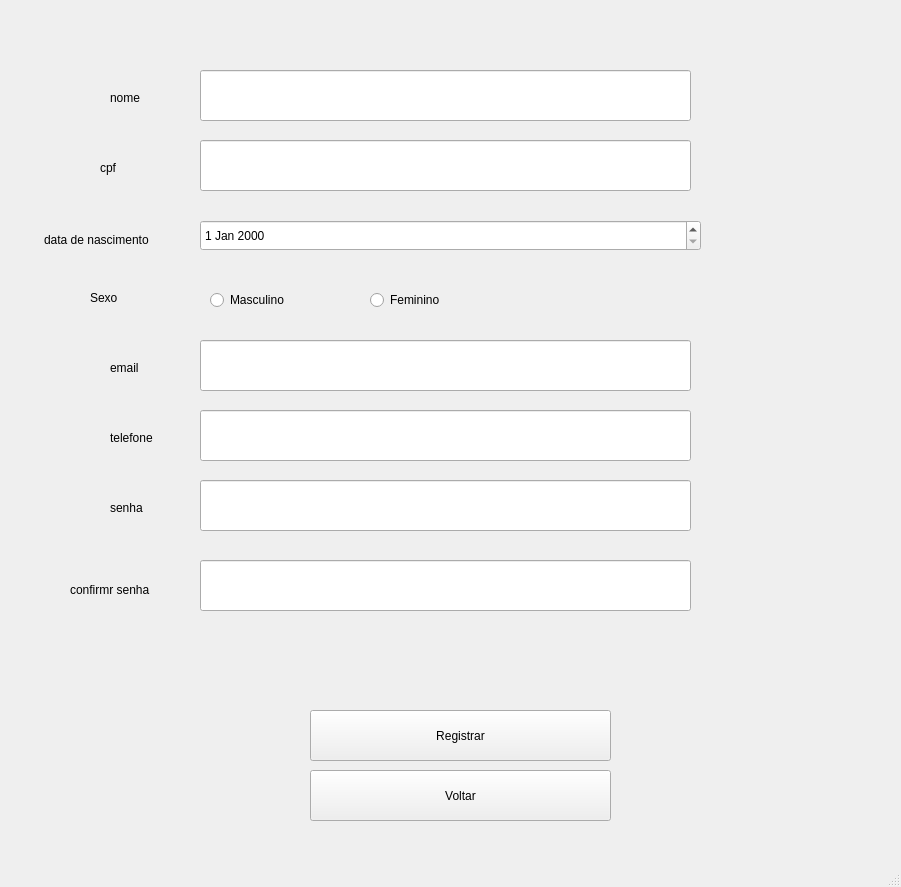
<?xml version="1.0" encoding="UTF-8"?>
<ui version="4.0">
 <class>MainWindow</class>
 <widget class="QMainWindow" name="MainWindow">
  <property name="geometry">
   <rect>
    <x>0</x>
    <y>0</y>
    <width>901</width>
    <height>887</height>
   </rect>
  </property>
  <property name="windowTitle">
   <string>MainWindow</string>
  </property>
  <widget class="QWidget" name="centralwidget">
   <widget class="QLineEdit" name="lineEdit_2">
    <property name="geometry">
     <rect>
      <x>200</x>
      <y>140</y>
      <width>491</width>
      <height>51</height>
     </rect>
    </property>
    <property name="text">
     <string/>
    </property>
    <property name="maxLength">
     <number>11</number>
    </property>
   </widget>
   <widget class="QLineEdit" name="lineEdit_4">
    <property name="geometry">
     <rect>
      <x>200</x>
      <y>340</y>
      <width>491</width>
      <height>51</height>
     </rect>
    </property>
   </widget>
   <widget class="QLineEdit" name="lineEdit_5">
    <property name="geometry">
     <rect>
      <x>200</x>
      <y>410</y>
      <width>491</width>
      <height>51</height>
     </rect>
    </property>
    <property name="maxLength">
     <number>11</number>
    </property>
   </widget>
   <widget class="QLineEdit" name="lineEdit_7">
    <property name="geometry">
     <rect>
      <x>200</x>
      <y>560</y>
      <width>491</width>
      <height>51</height>
     </rect>
    </property>
   </widget>
   <widget class="QPushButton" name="pushButton">
    <property name="geometry">
     <rect>
      <x>310</x>
      <y>710</y>
      <width>301</width>
      <height>51</height>
     </rect>
    </property>
    <property name="text">
     <string>Registrar</string>
    </property>
   </widget>
   <widget class="QPushButton" name="pushButton_2">
    <property name="geometry">
     <rect>
      <x>310</x>
      <y>770</y>
      <width>301</width>
      <height>51</height>
     </rect>
    </property>
    <property name="text">
     <string>Voltar</string>
    </property>
   </widget>
   <widget class="QLineEdit" name="lineEdit">
    <property name="geometry">
     <rect>
      <x>200</x>
      <y>70</y>
      <width>491</width>
      <height>51</height>
     </rect>
    </property>
    <property name="text">
     <string/>
    </property>
   </widget>
   <widget class="QLabel" name="label">
    <property name="geometry">
     <rect>
      <x>110</x>
      <y>90</y>
      <width>55</width>
      <height>16</height>
     </rect>
    </property>
    <property name="text">
     <string>nome</string>
    </property>
   </widget>
   <widget class="QLabel" name="label_2">
    <property name="geometry">
     <rect>
      <x>100</x>
      <y>160</y>
      <width>55</width>
      <height>16</height>
     </rect>
    </property>
    <property name="text">
     <string>cpf</string>
    </property>
   </widget>
   <widget class="QLabel" name="label_3">
    <property name="geometry">
     <rect>
      <x>44</x>
      <y>230</y>
      <width>121</width>
      <height>20</height>
     </rect>
    </property>
    <property name="text">
     <string>data de nascimento</string>
    </property>
   </widget>
   <widget class="QLabel" name="label_4">
    <property name="geometry">
     <rect>
      <x>110</x>
      <y>360</y>
      <width>55</width>
      <height>16</height>
     </rect>
    </property>
    <property name="text">
     <string>email</string>
    </property>
   </widget>
   <widget class="QLabel" name="label_5">
    <property name="geometry">
     <rect>
      <x>110</x>
      <y>430</y>
      <width>55</width>
      <height>16</height>
     </rect>
    </property>
    <property name="text">
     <string>telefone</string>
    </property>
   </widget>
   <widget class="QLabel" name="label_6">
    <property name="geometry">
     <rect>
      <x>110</x>
      <y>500</y>
      <width>55</width>
      <height>16</height>
     </rect>
    </property>
    <property name="text">
     <string>senha</string>
    </property>
   </widget>
   <widget class="QLineEdit" name="lineEdit_6">
    <property name="geometry">
     <rect>
      <x>200</x>
      <y>480</y>
      <width>491</width>
      <height>51</height>
     </rect>
    </property>
   </widget>
   <widget class="QLabel" name="label_7">
    <property name="geometry">
     <rect>
      <x>70</x>
      <y>580</y>
      <width>131</width>
      <height>20</height>
     </rect>
    </property>
    <property name="text">
     <string>confirmr senha</string>
    </property>
   </widget>
   <widget class="QLabel" name="label_8">
    <property name="geometry">
     <rect>
      <x>350</x>
      <y>540</y>
      <width>221</width>
      <height>16</height>
     </rect>
    </property>
    <property name="styleSheet">
     <string notr="true">color: rgb(255, 0, 0);</string>
    </property>
    <property name="text">
     <string/>
    </property>
   </widget>
   <widget class="QDateEdit" name="lineEdit_3">
    <property name="geometry">
     <rect>
      <x>200</x>
      <y>220</y>
      <width>501</width>
      <height>31</height>
     </rect>
    </property>
   </widget>
   <widget class="QRadioButton" name="radioButton">
    <property name="geometry">
     <rect>
      <x>210</x>
      <y>290</y>
      <width>95</width>
      <height>20</height>
     </rect>
    </property>
    <property name="text">
     <string>Masculino</string>
    </property>
   </widget>
   <widget class="QRadioButton" name="radioButton_2">
    <property name="geometry">
     <rect>
      <x>370</x>
      <y>290</y>
      <width>95</width>
      <height>20</height>
     </rect>
    </property>
    <property name="text">
     <string>Feminino</string>
    </property>
   </widget>
   <widget class="QLabel" name="label_9">
    <property name="geometry">
     <rect>
      <x>90</x>
      <y>290</y>
      <width>55</width>
      <height>16</height>
     </rect>
    </property>
    <property name="text">
     <string>Sexo</string>
    </property>
   </widget>
  </widget>
  <widget class="QStatusBar" name="statusbar"/>
 </widget>
 <resources/>
 <connections/>
</ui>
